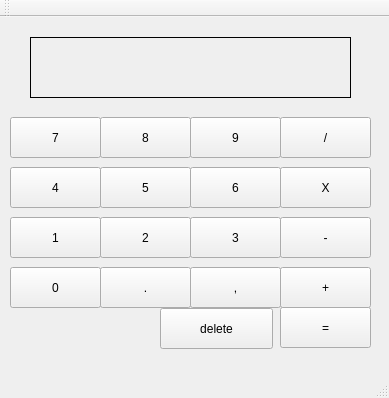
<?xml version="1.0" encoding="UTF-8"?>
<ui version="4.0">
 <class>MainWindow</class>
 <widget class="QMainWindow" name="MainWindow">
  <property name="geometry">
   <rect>
    <x>0</x>
    <y>0</y>
    <width>389</width>
    <height>398</height>
   </rect>
  </property>
  <property name="windowTitle">
   <string>MainWindow</string>
  </property>
  <widget class="QWidget" name="centralWidget">
   <widget class="QPushButton" name="multiBtn">
    <property name="geometry">
     <rect>
      <x>280</x>
      <y>150</y>
      <width>91</width>
      <height>41</height>
     </rect>
    </property>
    <property name="text">
     <string>X</string>
    </property>
   </widget>
   <widget class="QPushButton" name="divBtn">
    <property name="geometry">
     <rect>
      <x>280</x>
      <y>100</y>
      <width>91</width>
      <height>41</height>
     </rect>
    </property>
    <property name="text">
     <string>/</string>
    </property>
   </widget>
   <widget class="QPushButton" name="addBtn">
    <property name="geometry">
     <rect>
      <x>280</x>
      <y>250</y>
      <width>91</width>
      <height>41</height>
     </rect>
    </property>
    <property name="text">
     <string>+</string>
    </property>
   </widget>
   <widget class="QPushButton" name="subBtn">
    <property name="geometry">
     <rect>
      <x>280</x>
      <y>200</y>
      <width>91</width>
      <height>41</height>
     </rect>
    </property>
    <property name="text">
     <string>-</string>
    </property>
   </widget>
   <widget class="QPushButton" name="equalBtn">
    <property name="geometry">
     <rect>
      <x>280</x>
      <y>290</y>
      <width>91</width>
      <height>41</height>
     </rect>
    </property>
    <property name="text">
     <string>=</string>
    </property>
   </widget>
   <widget class="QPushButton" name="four">
    <property name="geometry">
     <rect>
      <x>10</x>
      <y>150</y>
      <width>91</width>
      <height>41</height>
     </rect>
    </property>
    <property name="text">
     <string>4</string>
    </property>
   </widget>
   <widget class="QPushButton" name="one">
    <property name="geometry">
     <rect>
      <x>10</x>
      <y>200</y>
      <width>91</width>
      <height>41</height>
     </rect>
    </property>
    <property name="text">
     <string>1</string>
    </property>
   </widget>
   <widget class="QPushButton" name="seven">
    <property name="geometry">
     <rect>
      <x>10</x>
      <y>100</y>
      <width>91</width>
      <height>41</height>
     </rect>
    </property>
    <property name="text">
     <string>7</string>
    </property>
   </widget>
   <widget class="QPushButton" name="eight">
    <property name="geometry">
     <rect>
      <x>100</x>
      <y>100</y>
      <width>91</width>
      <height>41</height>
     </rect>
    </property>
    <property name="text">
     <string>8</string>
    </property>
   </widget>
   <widget class="QPushButton" name="five">
    <property name="geometry">
     <rect>
      <x>100</x>
      <y>150</y>
      <width>91</width>
      <height>41</height>
     </rect>
    </property>
    <property name="text">
     <string>5</string>
    </property>
   </widget>
   <widget class="QPushButton" name="two">
    <property name="geometry">
     <rect>
      <x>100</x>
      <y>200</y>
      <width>91</width>
      <height>41</height>
     </rect>
    </property>
    <property name="text">
     <string>2</string>
    </property>
   </widget>
   <widget class="QPushButton" name="zero">
    <property name="geometry">
     <rect>
      <x>10</x>
      <y>250</y>
      <width>91</width>
      <height>41</height>
     </rect>
    </property>
    <property name="text">
     <string>0</string>
    </property>
   </widget>
   <widget class="QPushButton" name="nine">
    <property name="geometry">
     <rect>
      <x>190</x>
      <y>100</y>
      <width>91</width>
      <height>41</height>
     </rect>
    </property>
    <property name="text">
     <string>9</string>
    </property>
   </widget>
   <widget class="QPushButton" name="six">
    <property name="geometry">
     <rect>
      <x>190</x>
      <y>150</y>
      <width>91</width>
      <height>41</height>
     </rect>
    </property>
    <property name="text">
     <string>6</string>
    </property>
   </widget>
   <widget class="QPushButton" name="three">
    <property name="geometry">
     <rect>
      <x>190</x>
      <y>200</y>
      <width>91</width>
      <height>41</height>
     </rect>
    </property>
    <property name="text">
     <string>3</string>
    </property>
   </widget>
   <widget class="QPushButton" name="comma">
    <property name="geometry">
     <rect>
      <x>190</x>
      <y>250</y>
      <width>91</width>
      <height>41</height>
     </rect>
    </property>
    <property name="text">
     <string>,</string>
    </property>
   </widget>
   <widget class="QPushButton" name="period">
    <property name="geometry">
     <rect>
      <x>100</x>
      <y>250</y>
      <width>91</width>
      <height>41</height>
     </rect>
    </property>
    <property name="text">
     <string>.</string>
    </property>
   </widget>
   <widget class="QPushButton" name="delete_2">
    <property name="geometry">
     <rect>
      <x>160</x>
      <y>291</y>
      <width>113</width>
      <height>41</height>
     </rect>
    </property>
    <property name="text">
     <string>delete</string>
    </property>
   </widget>
   <widget class="QLabel" name="textView">
    <property name="geometry">
     <rect>
      <x>30</x>
      <y>20</y>
      <width>321</width>
      <height>61</height>
     </rect>
    </property>
    <property name="font">
     <font>
      <pointsize>29</pointsize>
      <weight>75</weight>
      <bold>true</bold>
     </font>
    </property>
    <property name="frameShape">
     <enum>QFrame::Panel</enum>
    </property>
    <property name="text">
     <string/>
    </property>
    <property name="textFormat">
     <enum>Qt::AutoText</enum>
    </property>
   </widget>
  </widget>
  <widget class="QMenuBar" name="menuBar">
   <property name="geometry">
    <rect>
     <x>0</x>
     <y>0</y>
     <width>389</width>
     <height>22</height>
    </rect>
   </property>
  </widget>
  <widget class="QToolBar" name="mainToolBar">
   <attribute name="toolBarArea">
    <enum>TopToolBarArea</enum>
   </attribute>
   <attribute name="toolBarBreak">
    <bool>false</bool>
   </attribute>
  </widget>
  <widget class="QStatusBar" name="statusBar"/>
 </widget>
 <layoutdefault spacing="6" margin="11"/>
 <resources/>
 <connections/>
</ui>
